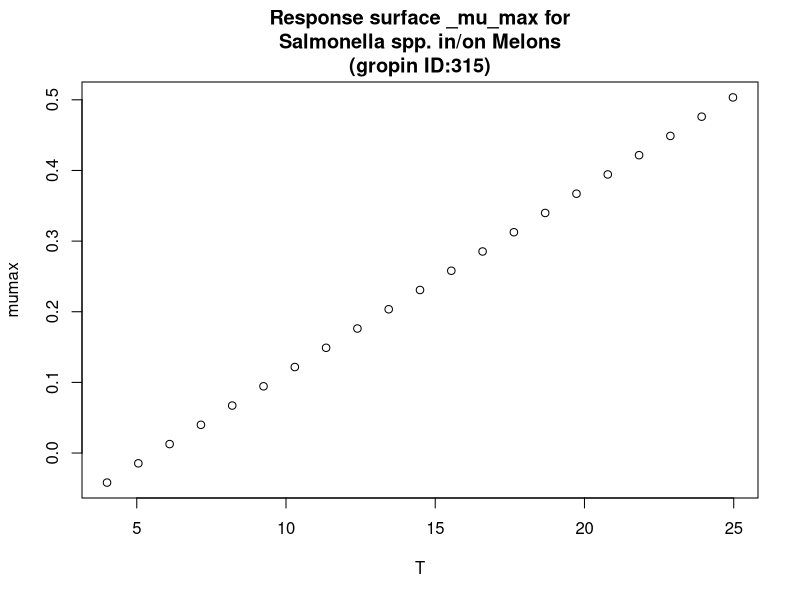

The R source for this figure:
#############################
# start of Parameter script
#############################
T <- seq(4.004,24.975024975025,length.out=21)
#############################
# end of Parameter script
#############################
############################# 
# start of Model script Gropin ID 315 
#############################
 
# constant coefficients for this model
 
variables <- data.frame(T)
argumentsPar <- unique.data.frame(expand.grid(variables))
 
# heart of the model
response_surface <- function(T) {
   mumax <-0.026*(T-5.613)

	return(mumax=mumax)
} 

# output parameters
responseSurface <- cbind(argumentsPar,response_surface(argumentsPar['T']))
colnames(responseSurface) <- c(colnames(argumentsPar),'mumax')
#############################
# End of Model script
#############################
############################# 
# start of Visualisation script Gropin ID 315 
#############################
titleText <-'Response surface _mu_max for
Salmonella spp. in/on Melons
(gropin ID:315)'
plot(T,responseSurface$'mumax',xlab='T',
                          ylab='mumax',main=titleText)
#############################
# End of Visualisation script
#############################
